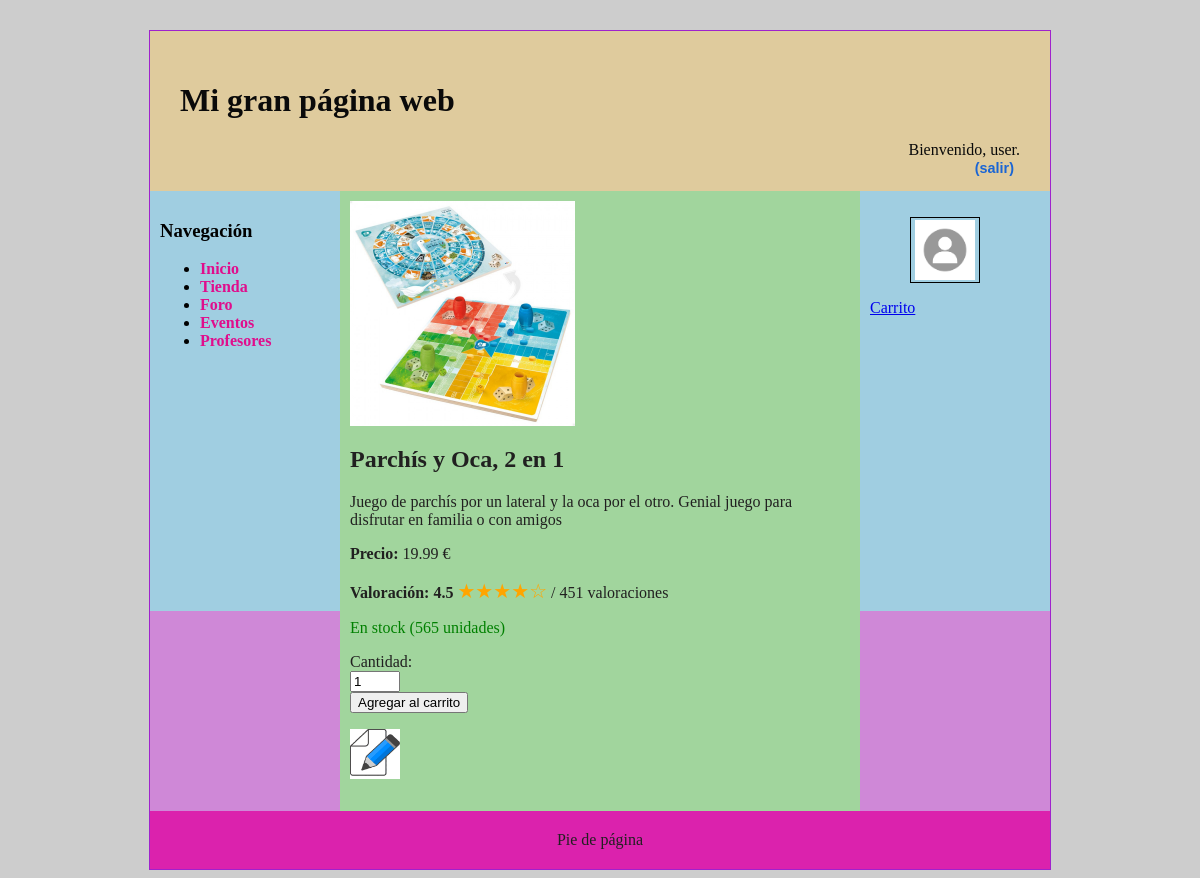
The page /includes/src/Productos/caracteristicaProducto.php?id_producto=1 (signed in) on the database its author committed.
### tables this page shows
CREATE TABLE `productos` (
  `nombre` varchar(30) NOT NULL,
  `precio` decimal(11,2) NOT NULL,
  `descripcion` varchar(400) NOT NULL,
  `id` int(11) NOT NULL,
  `imagen` varchar(40) NOT NULL,
  `valoracion` decimal(4,2) DEFAULT NULL,
  `num_valoraciones` int(11) NOT NULL,
  `cantidad` int(11) NOT NULL
);

### includes/src/BD.php (called while the page is built, shortened)
<?php
class BD
{
    private static $instancia;
    public static function getInstance()
    {
        if (!self::$instancia instanceof self) {
            self::$instancia = new static();
        }
        return self::$instancia;
    }
    private $rutaRaizApp;
    private $dirInstalacion;
    private $inicializada;
    private function __construct()
    {
        $this->inicializada = false;
    }
    public function init($bdDatosConexion, $rutaApp = RUTA_APP, $dirInstalacion = __DIR__. '/../')
    {
        if (!$this->inicializada) {
            $this->rutaRaizApp = $rutaApp;
            $this->dirInstalacion = $dirInstalacion;
            $tamDirInstalacion = mb_strlen($this->dirInstalacion);
            if ($tamDirInstalacion > 0) {
                $ultimoChar = mb_substr($this->dirInstalacion, $tamDirInstalacion-1, 1);
                if ($ultimoChar === DIRECTORY_SEPARATOR || $ultimoChar === '/') {
                    $this->dirInstalacion = mb_substr($this->dirInstalacion, 0, $tamDirInstalacion - 1);
                }
            }
            $this->inicializada = true;
        }
    }
    public function resuelve($path = '')
    {
        $rutaAppLongitudPrefijo = mb_strlen($this->rutaRaizApp);
        return $this->rutaRaizApp . $path;
    }
    public function doInclude($path = '', &$params= [])
    {
        $this->doIncludeInterna($path, $params);
    }
    private function doIncludeInterna($path, &$params)
    {
        include($this->dirInstalacion  . $path);
    }
    public function generaVista(string $rutaVista, &$params)
    {
        $params['app'] = $this;
        $rutaVista = "/vistas{$rutaVista}";
        $this->doIncludeInterna($rutaVista, $params);
    }
    public function usuarioLogueado()
    {
        return ($_SESSION['login'] ?? false) === true;
    }
    public function nombreUsuario()
    {
        return $_SESSION['nombre'] ?? '';
    }
}

### includes/vistas/helpers/utils.php (called while the page is built, shortened)
<?php
function resuelve($path = ''){
    $app = \es\ucm\fdi\aw\src\BD::getInstance();
    $url = $app->resuelve($path);
    return $url;
}

### includes/src/Productos/Producto.php (called while the page is built, shortened)
<?php
class Producto
{
    private $id;
    private $nombre;
    private $precio;
    private $descripcion;
    private $imagen;
    private $valoracion;
    private $num_valoraciones;
    private $cantidad;
    private function __construct($id, $nombre, $precio, $descripcion, $imagen, $valoracion, $num_valoraciones,$cantidad)
    {
        $this->id = intval($id);
        $this->nombre = $nombre;
        $this->precio = floatval($precio);
        $this->descripcion = $descripcion;
        $this->imagen = $imagen;
        $this->valoracion = floatval($valoracion);
        $this->num_valoraciones = intval($num_valoraciones);
        $this->cantidad = intval($cantidad);
        $this->id = $id !== null ? intval($id) : null;
    }
    public function getIdProducto()
    {
        return $this->id;
    }
    public function getNombre()
    {
        return $this->nombre;
    }
    public function getPrecio()
    {
        return $this->precio;
    }
    public function getDescripcion()
    {
        return $this->descripcion;
    }
    public function getImagen()
    {
        return $this->imagen;
    }
    public function getValoracion()
    {
        return $this->valoracion;
    }
    public function getCantidad()
    {
        return $this->cantidad;
    }
    public function getNumValoraciones()
    {
        return $this->num_valoraciones;
    }
    public static function buscaPorId($idProducto)
    {
        $result = null;
        $conn = BD::getInstance()->getConexionBd();
        $query = sprintf('SELECT * FROM productos P WHERE P.id = %d;', $idProducto);
        $rs = null;
        try{
            $rs = $conn->query($query);
            $fila = $rs->fetch_assoc();
            if ($fila) {
                $result = new Producto($fila['id'], $fila['nombre'], $fila['precio'], $fila['descripcion'], $fila['imagen'], $fila['valoracion'], $fila['num_valoraciones'], $fila['cantidad']);
            }
        } finally {
            if ($rs != null) {
                $rs->free();
            }
        }
        return $result;
    }
}

### includes/config.php (called while the page is built, shortened)
<?php
spl_autoload_register(function ($clase) {
    $prefix = 'es\\ucm\\fdi\\aw\\';
    $base_dir = __DIR__ . '/';
    $len = strlen($prefix);
    $relative_class = substr($clase, $len);
    $file = $base_dir . str_replace('\\', '/', $relative_class) . '.php';
});
require_once __DIR__ . '/vistas/helpers/utils.php';

### includes/src/usuarios/Usuario.php (called while the page is built, shortened)
<?php
class Usuario
{
    public static function buscaUsuario($correo)
    {
        $conn = \es\ucm\fdi\aw\src\BD::getInstance()->getConexionBd();
        $query = sprintf("SELECT * FROM usuarios U WHERE U.correo='%s'", $conn->real_escape_string($correo));
        $rs = $conn->query($query);
        $result = false;
        if ($rs) {
            $fila = $rs->fetch_assoc();
            if ($fila) {
                $result = new Usuario($fila['rolUser'], $fila['nombre'], $fila['password'],$fila['correo'], $fila['avatar'],$fila['id']);
            }
        } else {
            error_log("Error BD ({$conn->errno}): {$conn->error}");
        }
        return $result;
    }
    private $nombre;
    private $avatar;
    protected  function __construct($rol,$nombre, $password, $correo, $avatar, $id = null)
    {
        $this->nombre = $nombre;
        $this->avatar = $avatar;
    }
    public function getNombre()
    {
        return $this->nombre;
    }
    public function getAvatar()
    {
        return $this->avatar;
    }
}

### includes/src/Productos/caracteristicaProducto.php (the view, shortened to what this page needs)
<?php
    require_once __DIR__.'/../../config.php';
    $tituloPagina = 'Características Producto';
    $rutaCSS = resuelve('/css/imagenes.css');
    echo '<link rel="stylesheet" type="text/css" href="' . $rutaCSS . '">';
    if(isset($_GET['id_producto'])) {
        $id_producto = $_GET['id_producto'];
        $producto = Producto::buscaPorId($id_producto);
        if ($producto) {
            $imagenPath = RUTA_IMGS . $producto->getImagen();
            $valoracion = $producto->getValoracion();
            $valoracion_rounded = round($valoracion * 2) / 2;
            $contenidoPrincipal = <<<EOF
            <div class="producto_detalles">
                <img src="$imagenPath" alt="{$producto->getNombre()}" class="detalle_imagen">
                <h2>{$producto->getNombre()}</h2>
                <p>{$producto->getDescripcion()}</p>
                <p><strong>Precio:</strong> {$producto->getPrecio()} €</p>
                <p><strong>Valoración: {$producto->getValoracion()}   </strong>
            EOF;
            for ($i = 1; $i <= 5; $i++) {
                $contenidoPrincipal .= ($valoracion_rounded >= $i) ? '<span class="star">&#9733;</span>' : '<span class="star">&#9734;</span>';
            }
            $contenidoPrincipal .= " / {$producto->getNumValoraciones()} valoraciones</p>";
            if ($producto->getCantidad() > 0) {
                $contenidoPrincipal .= "<p class='stock verde'>En stock     ({$producto->getCantidad()} unidades)</p>";
            } else {
                $contenidoPrincipal .= "<p class='stock rojo'>Sin stock     ({$producto->getCantidad()} unidades) </p>";
            }
            if (isset($_SESSION["login"]) && ($_SESSION["login"] === true)) {
                $direccion = resuelve("/includes/agregar_al_carrito.php");
                $contenidoPrincipal .= <<<HTML
                    <form action='$direccion' method='post'>
                        <p>Cantidad: <input type='number' id='cantidad' name='cantidad' value='1' min='1' style='width: 50px;'>
                        <input type='hidden' name='id_producto' value='$id_producto'> <input type='submit' value='Agregar al carrito'></p>
                    </form>
                HTML;
            }
                $contenidoPrincipal .=<<<EOF
                <div class="editar_Producto">
                    <a href="/G3_SW/EditorProductoView.php?id_producto={$producto->getIdProducto()}">
                        <img src="/G3_SW/images/editar_producto.png" alt="Editor Producto" width="50" height="50">
                    </a>
                </div>
                EOF;
            $contenidoPrincipal .= "</div>";
        } else {
            $contenidoPrincipal = 'Producto no encontrado.';
        }
        $params = ['tituloPagina' => $tituloPagina, 'contenidoPrincipal' => $contenidoPrincipal];
        $app->generaVista('/plantillas/plantilla.php', $params);
    }
?>

### includes/vistas/plantillas/plantilla.php (shortened to what this page needs)
<?php
$params['app']->doInclude('/vistas/helpers/plantilla.php');
?>
<!DOCTYPE html>
<html>
<head>
	<link rel="stylesheet" type="text/css" href="<?= $params['app']->resuelve('/css/estilo.css') ?>" /></head>
<body>
<div id="contenedor">
<?php
$params['app']->doInclude('/vistas/comun/cabecera.php', $params);
$params['app']->doInclude('/vistas/comun/sidebarIzq.php', $params);
?>
	<main>
		<article>
			<?= $params['contenidoPrincipal'] ?>
		</article>
	</main>
<?php
$params['app']->doInclude('/vistas/comun/sidebarDer.php', $params);
$params['app']->doInclude('/vistas/comun/pie.php', $params);
?>
</div>
</body>
</html>

### includes/vistas/comun/cabecera.php (shortened to what this page needs)
<?php
function mostrarSaludo()
{
    $html = '';
    $app = BD::getInstance();
    if ($app->usuarioLogueado()) {
        $nombreUsuario = $app->nombreUsuario();
        $formLogout = new FormularioLogout();
        $htmlLogout = $formLogout->gestiona();
        $html = "Bienvenido, {$nombreUsuario}. $htmlLogout";
    } else {
        $loginUrl = $app->resuelve('/login.php');
        $registroUrl = $app->resuelve('/registro.php');
        $html = <<<EOS
        Usuario desconocido. <a href="{$loginUrl}">Login</a> <a href="{$registroUrl}">Registro</a>
      EOS;
    }
    return $html;
}
?>
<header>
    <h1><?= $params['cabecera'] ?? 'Mi gran página web' ?></h1>
    <div class="saludo">
        <?= mostrarSaludo(); ?>
    </div>
</header>

### includes/src/usuarios/FormularioLogout.php (shortened to what this page needs)
<?php
class FormularioLogout extends Formulario
{
    protected function generaCamposFormulario(&$datos)
    {
        $camposFormulario = <<<EOS
            <button class="enlace" type="submit">(salir)</button>
        EOS;
        return $camposFormulario;
    }
}

### includes/src/Formulario.php (shortened to what this page needs)
<?php
abstract class Formulario
{
    protected $formId;
    protected $method;
    protected $action;
    protected $classAtt;
    protected $enctype;
    public function __construct($formId, $opciones = array())
    {
        $this->formId = $formId;
        $opcionesPorDefecto = array('action' => null, 'method' => 'POST', 'class' => null, 'enctype' => null, 'urlRedireccion' => null);
        $opciones = array_merge($opcionesPorDefecto, $opciones);
        $this->action = $opciones['action'];
        $this->method = $opciones['method'];
        $this->classAtt = $opciones['class'];
        $this->enctype  = $opciones['enctype'];
    }
    public function gestiona()
    {
        $datos = &$_POST;
        if (!$this->formularioEnviado($datos)) {
            return $this->generaFormulario();
        }
    }
    protected function formularioEnviado(&$datos)
    {
        return isset($datos['formId']) && $datos['formId'] == $this->formId;
    }
    protected function generaFormulario(&$datos = array())
    {
        $htmlCamposFormularios = $this->generaCamposFormulario($datos);
        $classAtt = $this->classAtt != null ? "class=\"{$this->classAtt}\"" : '';
        $enctypeAtt = $this->enctype != null ? "enctype=\"{$this->enctype}\"" : '';
        $htmlForm = <<<EOS
        <form method="{$this->method}" action="{$this->action}" id="{$this->formId}" {$classAtt} {$enctypeAtt}>
            <input type="hidden" name="formId" value="{$this->formId}" />
            $htmlCamposFormularios
        </form>
        EOS;
        return $htmlForm;
    }
}

### includes/vistas/comun/sidebarIzq.php
<nav id="sidebarIzq">
	<h3>Navegación</h3>
	<ul>
		<li><a href="<?= RUTA_APP?>/index.php">Inicio</a></li>
		<li><a href="<?= RUTA_APP?>/tienda.php">Tienda</a></li>
		<li><a href="<?= RUTA_APP?>/foro.php">Foro</a></li>
		<li><a href="<?= RUTA_APP?>/eventos.php">Eventos</a></li>
		<li><a href="<?= RUTA_APP?>/profesores.php">Profesores</a></li>
	</ul>
</nav>

### includes/vistas/comun/sidebarDer.php (shortened to what this page needs)
<aside id="sidebarDer">
<?php if (!isset($_SESSION['login']) || $_SESSION['login'] !== true) : $avatar =(RUTA_IMGS . 'images/avatarPorDefecto.png');?>
        <img src="<?php echo $avatar; ?>" alt="Avatar por defecto" width="60" height="60">
    <?php else: ?>
            <?php
            $correo_usuario = $_SESSION['correo'];
            $usuario = Usuario::buscaUsuario($correo_usuario);
            $avatar = $usuario->getAvatar() ? (RUTA_IMGS . $usuario->getAvatar()) : (RUTA_IMGS . 'images/avatarPorDefecto.png');
            ?>
            <ul class="dropdown">
                <li class="menu1"><img src="<?php echo $avatar; ?>" alt="Avatar de <?php echo $usuario->getNombre(); ?>" width="60" height="60">
            </li>
        </ul>
    <?php endif; ?>
    <div class="sidebar-section" id="carrito">
        <p><a href="<?php echo resuelve('/includes/carrito_usuario.php'); ?>">Carrito</a></p>
    </div>
</aside>

### includes/vistas/comun/pie.php
<footer>
	Pie de página
</footer>

### css/imagenes.css (style rules this page uses)
.detalle_imagen { max-width: 45%; height: auto; display: block; margin-bottom: 10px; }
.star { color: orange; font-size: 20px; }
.verde { color: green; }

### css/estilo.css (style rules this page uses)
body { background-color: #CDCDCD; }
div#contenedor { width: 900px; margin: auto; border: 1px solid rgb(159, 34, 205); background-color: #cf88d7; margin-top: 30px; }
header { padding: 30px; height: 100px; background-color: #e8f17ea4; color: rgb(10, 10, 10); }
nav { padding: 10px; float: left; width: 170px; height: 400px; background-color: #a0cee1; }
nav a, nav a:visited { color: rgb(224, 13, 140); font-weight: bold; text-decoration: none; }
aside { padding: 10px; float: right; width: 170px; height: 400px; background-color: #a0cee1; }
main { padding: 10px; float: left; min-height: 600px; width: 500px; background-color: rgb(161, 213, 157); color: rgb(33, 32, 32); }
footer { clear: both; padding: 20px; background-color: #db22ad; color: rgb(33, 32, 32); text-align: center; }
div.saludo { width: 100%; text-align: right; }
input { display: block; }
form button.enlace, form button.enlace:visited { color: rgb(26, 101, 212); font-weight: bold; text-decoration: none; background-color: inherit; border: none; }
button, a.boton { border: 1px solid rgb(47, 184, 76); font-size: 0.9em; font-family: Arial; font-weight: 400; }
button, a.boton { border: 1px solid black; font-size: 0.9em; font-family: Arial; font-weight: 400; }
ul.dropdown, ul.dropdown-content { list-style: none; }
ul.dropdown li { display: inline-block; }
.dropdown li { border: 1px solid black; padding: 2px 4px; }

### rows shown on the page
productos: imagen (picture), nombre "Parchís y Oca, 2 en 1", descripcion "Juego de parchís por un lateral y la oca por el otro. Genial juego para disfrutar en familia o con amigos", precio "19.99", valoracion "4.5", num_valoraciones "451", cantidad "565"

### other values the page prints
$params['cabecera'] "Mi gran página web"
mostrarSaludo() "Bienvenido, user."
